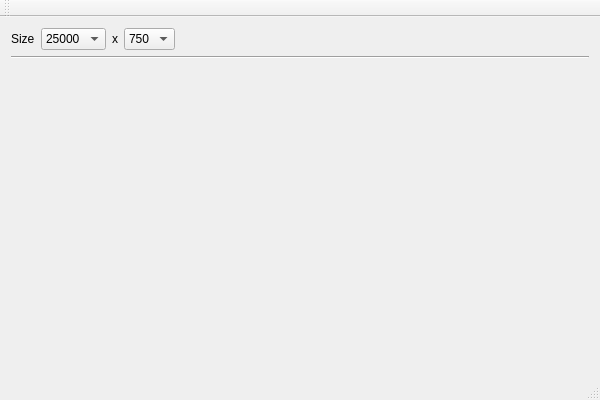
<?xml version="1.0" encoding="UTF-8"?>
<ui version="4.0">
 <class>perf_testClass</class>
 <widget class="QMainWindow" name="perf_testClass">
  <property name="geometry">
   <rect>
    <x>0</x>
    <y>0</y>
    <width>600</width>
    <height>400</height>
   </rect>
  </property>
  <property name="windowTitle">
   <string>perf_test</string>
  </property>
  <widget class="QWidget" name="centralWidget">
   <layout class="QVBoxLayout" name="verticalLayout">
    <item>
     <layout class="QHBoxLayout" name="horizontalLayout">
      <item>
       <widget class="QLabel" name="label">
        <property name="sizePolicy">
         <sizepolicy hsizetype="Preferred" vsizetype="Fixed">
          <horstretch>0</horstretch>
          <verstretch>0</verstretch>
         </sizepolicy>
        </property>
        <property name="text">
         <string>Size</string>
        </property>
       </widget>
      </item>
      <item>
       <widget class="QComboBox" name="widthValue">
        <item>
         <property name="text">
          <string>25000</string>
         </property>
        </item>
       </widget>
      </item>
      <item>
       <widget class="QLabel" name="label_2">
        <property name="sizePolicy">
         <sizepolicy hsizetype="Preferred" vsizetype="Fixed">
          <horstretch>0</horstretch>
          <verstretch>0</verstretch>
         </sizepolicy>
        </property>
        <property name="text">
         <string>x</string>
        </property>
       </widget>
      </item>
      <item>
       <widget class="QComboBox" name="heightValue">
        <item>
         <property name="text">
          <string>750</string>
         </property>
        </item>
       </widget>
      </item>
      <item>
       <spacer name="horizontalSpacer">
        <property name="orientation">
         <enum>Qt::Horizontal</enum>
        </property>
        <property name="sizeHint" stdset="0">
         <size>
          <width>40</width>
          <height>20</height>
         </size>
        </property>
       </spacer>
      </item>
     </layout>
    </item>
    <item>
     <widget class="Line" name="line">
      <property name="orientation">
       <enum>Qt::Horizontal</enum>
      </property>
     </widget>
    </item>
    <item>
     <widget class="jView" name="view1d" native="true">
      <property name="sizePolicy">
       <sizepolicy hsizetype="Preferred" vsizetype="Expanding">
        <horstretch>0</horstretch>
        <verstretch>0</verstretch>
       </sizepolicy>
      </property>
     </widget>
    </item>
    <item>
     <widget class="jPreview" name="preview1d" native="true">
      <property name="sizePolicy">
       <sizepolicy hsizetype="Preferred" vsizetype="Fixed">
        <horstretch>0</horstretch>
        <verstretch>0</verstretch>
       </sizepolicy>
      </property>
      <property name="minimumSize">
       <size>
        <width>0</width>
        <height>32</height>
       </size>
      </property>
      <property name="maximumSize">
       <size>
        <width>16777215</width>
        <height>32</height>
       </size>
      </property>
     </widget>
    </item>
    <item>
     <widget class="jView" name="view2d" native="true">
      <property name="sizePolicy">
       <sizepolicy hsizetype="Preferred" vsizetype="Expanding">
        <horstretch>0</horstretch>
        <verstretch>0</verstretch>
       </sizepolicy>
      </property>
     </widget>
    </item>
   </layout>
  </widget>
  <widget class="QMenuBar" name="menuBar">
   <property name="geometry">
    <rect>
     <x>0</x>
     <y>0</y>
     <width>600</width>
     <height>21</height>
    </rect>
   </property>
  </widget>
  <widget class="QToolBar" name="mainToolBar">
   <attribute name="toolBarArea">
    <enum>TopToolBarArea</enum>
   </attribute>
   <attribute name="toolBarBreak">
    <bool>false</bool>
   </attribute>
  </widget>
  <widget class="QStatusBar" name="statusBar"/>
 </widget>
 <layoutdefault spacing="6" margin="11"/>
 <customwidgets>
  <customwidget>
   <class>jView</class>
   <extends>QWidget</extends>
   <header>./../jhmi/jview.h</header>
   <container>1</container>
  </customwidget>
  <customwidget>
   <class>jPreview</class>
   <extends>QWidget</extends>
   <header>./../jhmi/jview.h</header>
   <container>1</container>
  </customwidget>
 </customwidgets>
 <resources>
  <include location="perf_test.qrc"/>
 </resources>
 <connections/>
</ui>
